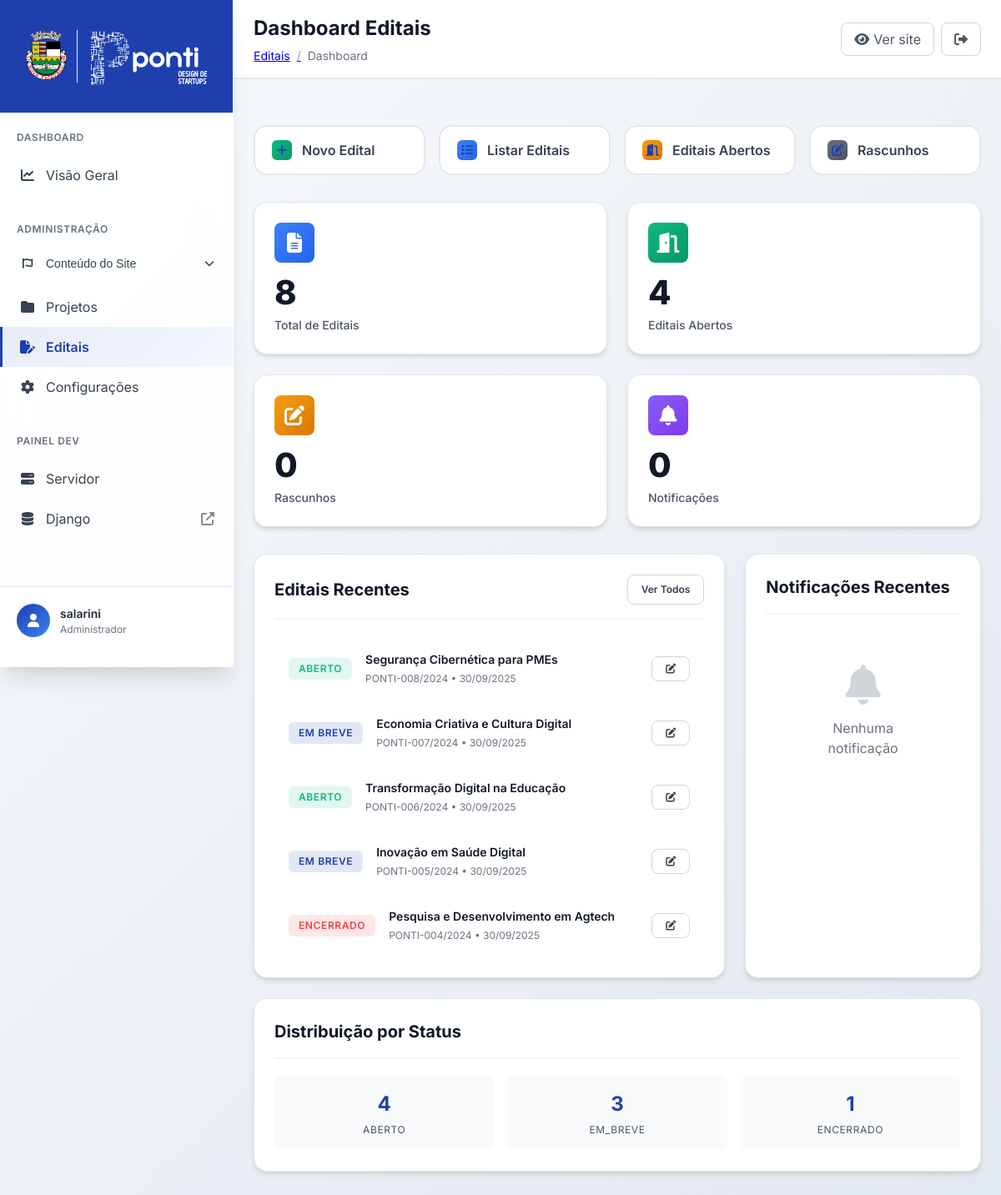
/editais/admin/ (signed in), run on an earlier commit of the app's database.
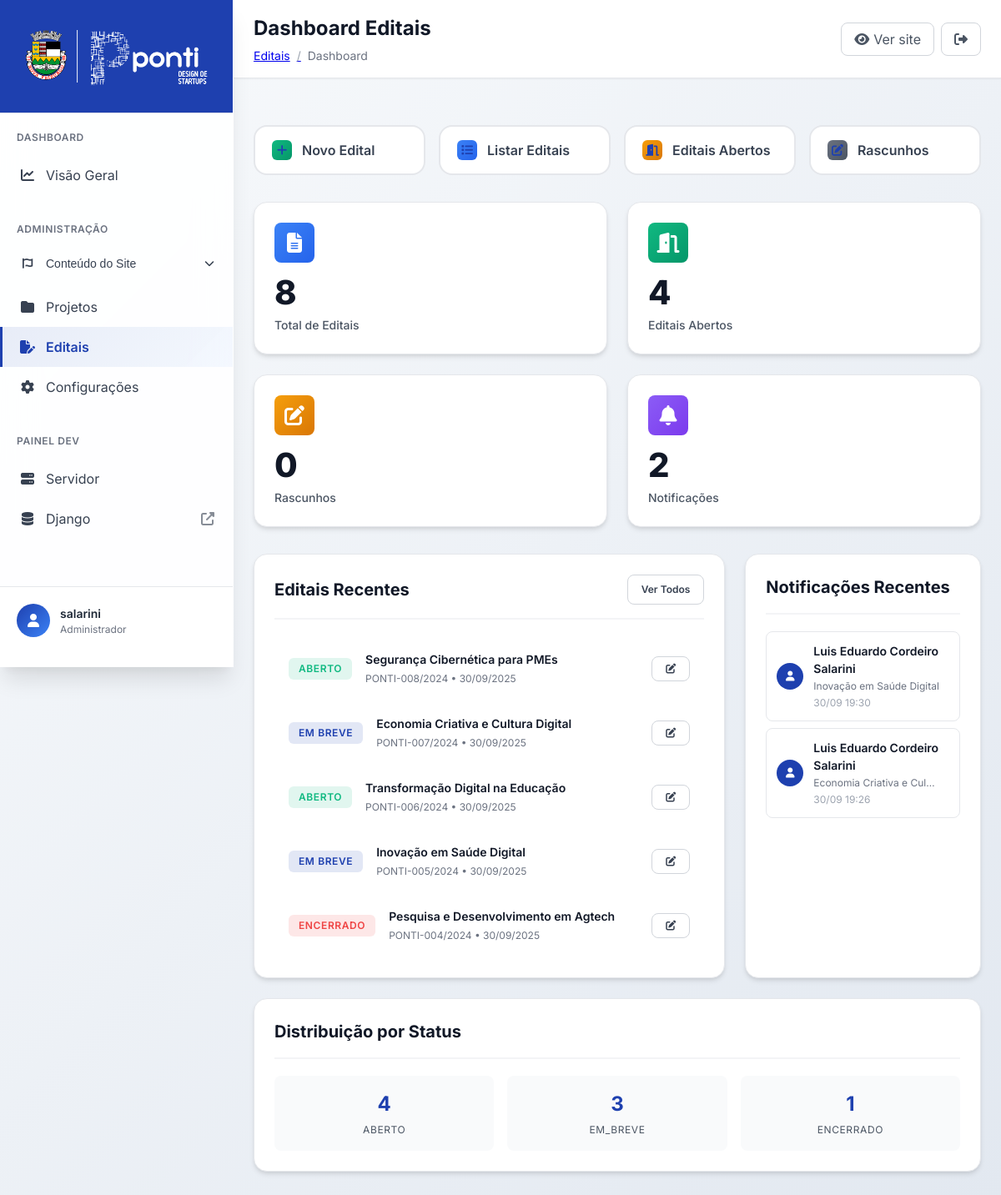
And on a later commit of the database.
### editais/models.py (models this page shows, shortened)
class Edital(models.Model):
    STATUS_CHOICES = [
        ('rascunho', 'Rascunho'),
        ('em_breve', 'Em Breve'),
        ('aberto', 'Aberto'),
        ('encerrado', 'Encerrado'),
        ('suspenso', 'Suspenso'),
        ('cancelado', 'Cancelado'),
    ]
    MODALIDADE_CHOICES = [
        ('fomento', 'Fomento'),
        ('aceleracao', 'Aceleração'),
        ('premio', 'Prêmio'),
        ('chamada_publica', 'Chamada Pública'),
        ('outro', 'Outro'),
    ]
    titulo = models.CharField(
        max_length=200,
        verbose_name="Título do Edital",
        help_text="Ex: EDITAL SECTIDE 001/2025"
    )
    numero_edital = models.CharField(
        max_length=50,
        unique=True,
        verbose_name="Número do Edital",
        help_text="Ex: SECTIDE-001/2025"
    )
    slug = models.SlugField(
        max_length=200,
        unique=True,
        verbose_name="Slug",
        help_text="Gerado automaticamente a partir do título"
    )
    subtitulo = models.CharField(
        max_length=300,
        verbose_name="Subtítulo",
        help_text="Descrição breve do edital"
    )
    descricao_completa = models.TextField(
        verbose_name="Descrição Completa",
        help_text="Descrição detalhada do edital"
    )
    categoria = models.ForeignKey(
        CategoriaEdital,
        on_delete=models.CASCADE,
        verbose_name="Categoria"
    )
    areas_interesse = models.ManyToManyField(
        AreaInteresse,
        blank=True,
        verbose_name="Áreas de Interesse",
        help_text="Áreas temáticas do edital"
    )
    modalidade = models.CharField(
        max_length=20,
        choices=MODALIDADE_CHOICES,
        default='fomento',
        verbose_name="Modalidade"
    )
    status = models.CharField(
        max_length=20,
        choices=STATUS_CHOICES,
        default='rascunho',
        verbose_name="Status"
    )
    data_publicacao = models.DateTimeField(
        blank=True,
        null=True,
        verbose_name="Data de Publicação"
    )
    data_abertura = models.DateTimeField(
        blank=True,
        null=True,
        verbose_name="Data de Abertura",
        help_text="Quando as inscrições se iniciam"
    )
    data_encerramento = models.DateTimeField(
        verbose_name="Data de Encerramento",
        help_text="Quando as inscrições se encerram"
    )
    numero_desafios = models.PositiveIntegerField(
        blank=True,
        null=True,
        verbose_name="Número de Desafios",
        help_text="Quantidade de desafios ou vagas (se aplicável)"
    )
    valor_premio = models.DecimalField(
        max_digits=12,
        decimal_places=2,
        blank=True,
        null=True,
        verbose_name="Valor do Prêmio",
        help_text="Valor total em R$ (se aplicável)"
    )
    arquivo_edital = models.FileField(
        upload_to=edital_upload_path,
        blank=True,
        null=True,
        validators=[FileExtensionValidator(['pdf', 'doc', 'docx'])],
        verbose_name="Arquivo do Edital",
        help_text="Arquivo PDF ou DOC do edital completo"
    )
    link_inscricao = models.URLField(
        blank=True,
        verbose_name="Link de Inscrição",
        help_text="URL para inscrições (se externo)"
    )
    link_mais_informacoes = models.URLField(
        blank=True,
        verbose_name="Link Mais Informações",
        help_text="URL para mais informações"
    )
    destaque = models.BooleanField(
        default=False,
        verbose_name="Destacar",
        help_text="Destacar este edital na listagem"
    )
    cor_status = models.CharField(
        max_length=7,
        blank=True,
        verbose_name="Cor do Status",
        help_text="Cor personalizada para o status (opcional)"
    )
    data_criacao = models.DateTimeField(
        default=timezone.now,
        verbose_name="Data de Criação"
    )
    data_atualizacao = models.DateTimeField(
        auto_now=True,
        verbose_name="Última Atualização"
    )
    criado_por = models.ForeignKey(
        'auth.User',
        on_delete=models.SET_NULL,
        null=True,
        blank=True,
        verbose_name="Criado por"
    )
    visualizacoes = models.PositiveIntegerField(
        default=0,
        verbose_name="Visualizações"
    )
    class Meta:
        verbose_name = "Edital"
        verbose_name_plural = "Editais"
        ordering = ['-data_criacao', '-destaque']
    @property
    def cor_status_calculada(self):
        if self.cor_status:
            return self.cor_status
        cores_padrao = {
            'rascunho': '#6b7280',
            'em_breve': '#1e40af',
            'aberto': '#10b981',
            'encerrado': '#ef4444',
            'suspenso': '#f59e0b',
            'cancelado': '#ef4444',
        }
        return cores_padrao.get(self.status, '#6b7280')

class NotificacaoEdital(models.Model):
    edital = models.ForeignKey(
        Edital,
        on_delete=models.CASCADE,
        verbose_name="Edital"
    )
    cpf = models.CharField(
        max_length=14,
        blank=False,
        null=True,
        verbose_name="CPF",
        help_text="CPF do interessado (xxx.xxx.xxx-xx)"
    )
    nome_completo = models.CharField(
        max_length=150,
        blank=True,
        null=True,
        verbose_name="Nome Completo"
    )
    email = models.EmailField(
        verbose_name="E-mail"
    )
    telefone_whatsapp = models.CharField(
        max_length=20,
        blank=True,
        verbose_name="Telefone/WhatsApp",
        help_text="Telefone ou WhatsApp (opcional)"
    )
    data_solicitacao = models.DateTimeField(
        default=timezone.now,
        verbose_name="Data da Solicitação"
    )
    notificado = models.BooleanField(
        default=False,
        verbose_name="Notificado"
    )
    data_notificacao = models.DateTimeField(
        blank=True,
        null=True,
        verbose_name="Data da Notificação"
    )
    ip_endereco = models.GenericIPAddressField(
        blank=True,
        null=True,
        verbose_name="Endereço IP",
        help_text="IP do usuário que fez a solicitação"
    )
    user_agent = models.TextField(
        blank=True,
        verbose_name="User Agent",
        help_text="Informações do navegador"
    )
    class Meta:
        verbose_name = "Notificação de Edital"
        verbose_name_plural = "Notificações de Editais"
        unique_together = ['edital', 'cpf']
        ordering = ['-data_solicitacao']

### editais/views.py (the view)
# urls.py: path('admin/', views.admin_dashboard, name='admin_dashboard'),
@login_required
@user_passes_test(staff_required)
def admin_dashboard(request):
    total_editais = Edital.objects.count()
    editais_abertos = Edital.objects.filter(status='aberto').count()
    editais_rascunho = Edital.objects.filter(status='rascunho').count()
    total_notificacoes = NotificacaoEdital.objects.count()
    editais_recentes = Edital.objects.order_by('-data_criacao')[:5]
    editais_por_status = Edital.objects.values('status').annotate(
        total=Count('id')
    ).order_by('status')
    notificacoes_recentes = NotificacaoEdital.objects.select_related('edital').order_by('-data_solicitacao')[:10]
    context = {
        'total_editais': total_editais,
        'editais_abertos': editais_abertos,
        'editais_rascunho': editais_rascunho,
        'total_notificacoes': total_notificacoes,
        'editais_recentes': editais_recentes,
        'editais_por_status': editais_por_status,
        'notificacoes_recentes': notificacoes_recentes,
    }
    return render(request, 'editais/admin/dashboard.html', context)

### editais/views.py (called while the page is built)
def staff_required(user):
    return user.is_staff

### editais/templates/editais/admin/dashboard.html (shortened to what the changed rows need)
{% extends 'core_admin/base.html' %}
{% load static %}
{% block page_title %}Dashboard Editais{% endblock %}
{% block content %}
<div class="dashboard-grid">
    <div class="dashboard-card">
        <div class="dashboard-card-header">
            <div class="dashboard-card-icon" style="background: linear-gradient(135deg, #8b5cf6, #7c3aed);">
            </div>
        </div>
        <div class="dashboard-card-value">{{ total_notificacoes }}</div>
        <div class="dashboard-card-label">Notificações</div>
    </div>
</div>
<div class="grid-layout">
    <div class="dashboard-section">
        {% if editais_recentes %}
            {% for edital in editais_recentes %}
            <div class="edital-item">
                <div class="edital-status" style="background: {{ edital.cor_status_calculada }}20; color: {{ edital.cor_status_calculada }};">
                    {{ edital.get_status_display }}
                </div>
                <div style="flex: 1;">
                    <h4 style="margin: 0; font-size: 0.875rem; font-weight: 600; color: var(--gray-900);">
                        {{ edital.titulo|truncatechars:50 }}
                    </h4>
                    <p style="margin: 4px 0 0 0; font-size: 0.75rem; color: var(--gray-500);">
                        {{ edital.numero_edital }} • {{ edital.data_criacao|date:"d/m/Y" }}
                    </p>
                </div>
                <a href="{% url 'editais:admin_editar_edital' edital.id %}"
                   class="btn btn-sm btn-secondary"
                   title="Editar">
                    <i class="fas fa-edit"></i>
                </a>
            </div>
            {% endfor %}
        {% endif %}
    </div>
    <div class="dashboard-section">
        {% if notificacoes_recentes %}
            {% for notificacao in notificacoes_recentes %}
            <div class="notificacao-item">
                <div class="notificacao-avatar">
                    <i class="fas fa-user"></i>
                </div>
                <div style="flex: 1;">
                    <p style="margin: 0; font-size: 0.875rem; font-weight: 600; color: var(--gray-900);">
                        {{ notificacao.nome_completo|default:notificacao.email|truncatechars:30 }}
                    </p>
                    <p style="margin: 2px 0 0 0; font-size: 0.75rem; color: var(--gray-500);">
                        {{ notificacao.edital.titulo|truncatechars:25 }}
                    </p>
                    <p style="margin: 2px 0 0 0; font-size: 0.75rem; color: var(--gray-400);">
                        {{ notificacao.data_solicitacao|date:"d/m H:i" }}
                    </p>
                </div>
            </div>
            {% endfor %}
        {% else %}
            <div style="text-align: center; padding: 40px; color: var(--gray-500);">
                <i class="fas fa-bell" style="font-size: 48px; margin-bottom: 16px; opacity: 0.3;"></i>
                <p>Nenhuma notificação</p>
            </div>
        {% endif %}
    </div>
</div>
{% if editais_por_status %}
<div class="dashboard-section">
    <div style="display: grid; grid-template-columns: repeat(auto-fit, minmax(120px, 1fr)); gap: 16px;">
        {% for item in editais_por_status %}
        <div style="text-align: center; padding: 16px; background: var(--gray-50); border-radius: var(--radius);">
            <div style="font-size: 1.5rem; font-weight: 700; color: var(--primary-blue); margin-bottom: 4px;">
                {{ item.total }}
            </div>
            <div style="font-size: 0.75rem; color: var(--gray-600); text-transform: uppercase; letter-spacing: 0.05em;">
                {{ item.status|title }}
            </div>
        </div>
        {% endfor %}
    </div>
</div>
{% endif %}
{% endblock %}

What changed in the data, as far as the page shows it:
added NotificacaoEdital: nome_completo "Luis Eduardo Cordeiro Salarini", edital.titulo "Inovação em Saúde Digital", data_solicitacao "30/09 19:30"
added NotificacaoEdital: nome_completo "Luis Eduardo Cordeiro Salarini", edital.titulo "Economia Criativa e Cul…", data_solicitacao "30/09 19:26"
Also different on the page:
{{ total_notificacoes }}: "0" → "2"
text no longer shown: "Nenhuma notificação"
